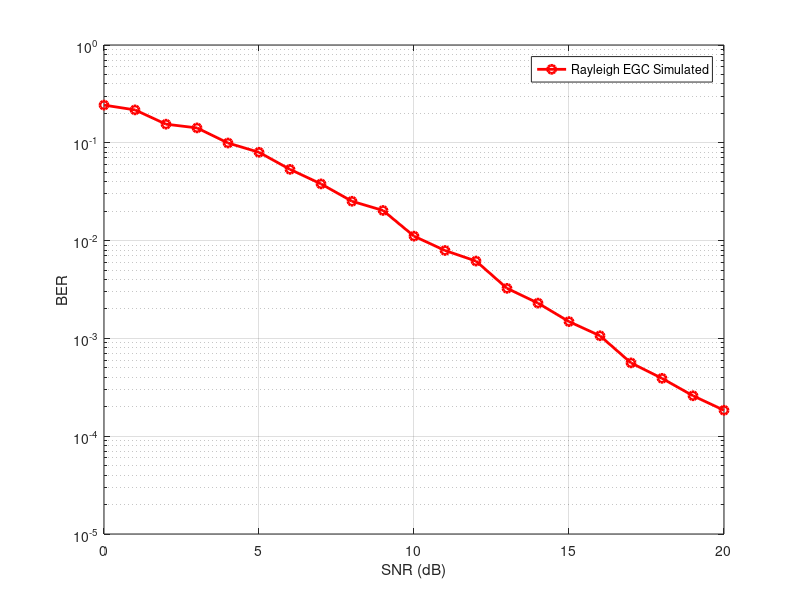

Write the MATLAB code that produced this figure.
clc;
close all;
clear all;
% Number of information bits
m= 10^3;
%Range of SNR values
snr_dB = [0:1:20];
for j=1:1:length(snr_dB)
n_err = 0;
n_bits = 0;
while n_err < 100
inf_bits=round(rand(1,m));
% BPSK modulator
x=-2*(inf_bits-0.5);
% Noise variance
N0=1/10^(snr_dB(j)/10);
n1 = sqrt(N0/2)*abs((randn(1,length(x)) + i*randn(1,length(x)))); %noise for the first
n2 = sqrt(N0/2)*abs((randn(1,length(x)) + i*randn(1,length(x)))); %noise for the first
h1 = sqrt(0.5)*abs((randn(1,length(x)) + i*randn(1,length(x)))); %rayleigh amplitude 1
h2 = sqrt(0.5)*abs((randn(1,length(x)) + i*randn(1,length(x)))); %rayleigh amplitude 1
%Equal Gain combining
y1 = h1.*x+n1; % Signal 1
y2 = h2.*x+n2; % Signal 2
y_equal = 0.5*(y1+y2);
% dec_metric=(norm(y_equal- h1*x-h2*x))^2;
% Decision making at the Receiver
est_bits=y_equal < 0;
% Calculate Bit Errors
diff=inf_bits-est_bits;
n_err=n_err+sum(abs(diff));
n_bits=n_bits+length(inf_bits);
end
% Calculate Bit Error Rate
BER(j)=n_err/n_bits;
end
semilogy(snr_dB,BER,'or-','LineWidth',2);
legend('Rayleigh EGC Simulated', 'Rayleigh Theoretical');
axis([0 20 10^-5 1]);
xlabel('SNR (dB)');
ylabel('BER');
grid on;